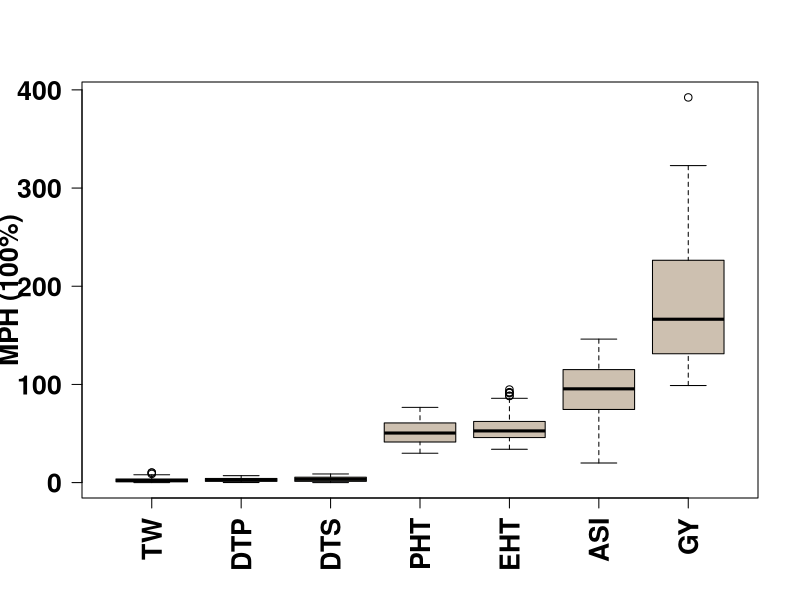
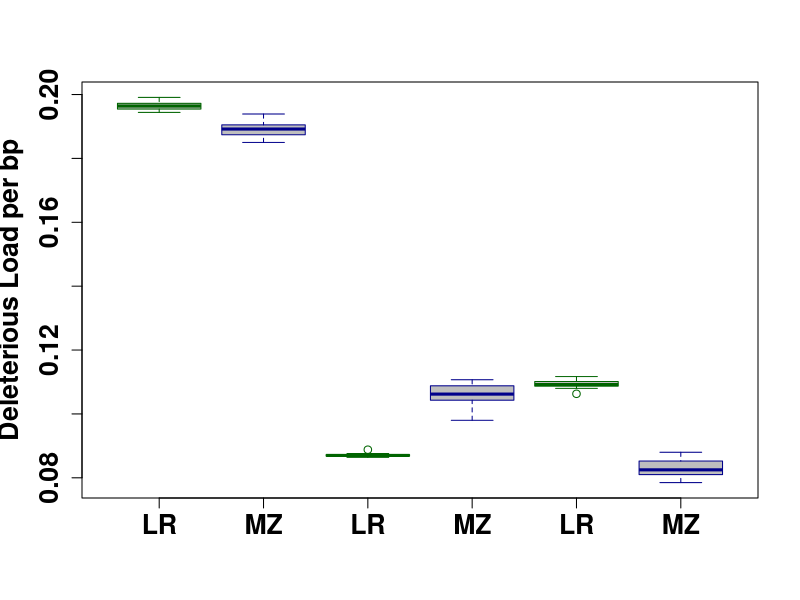
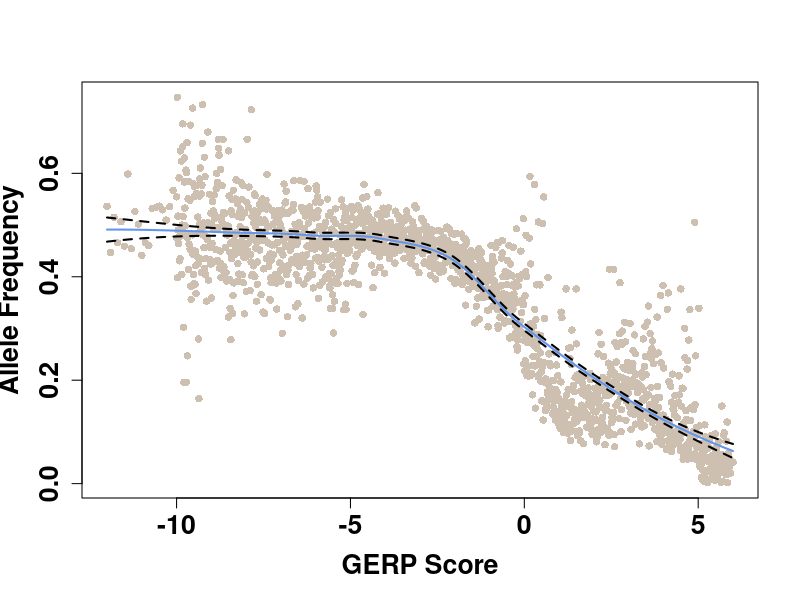
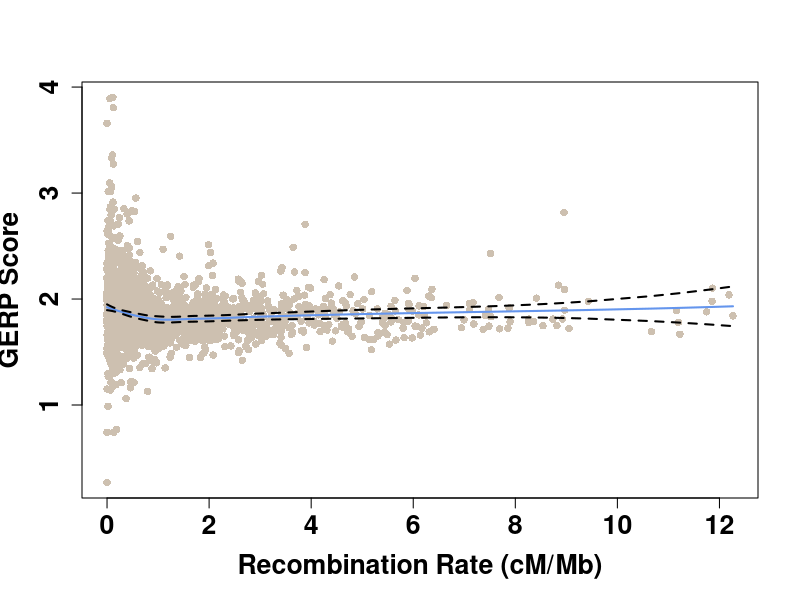
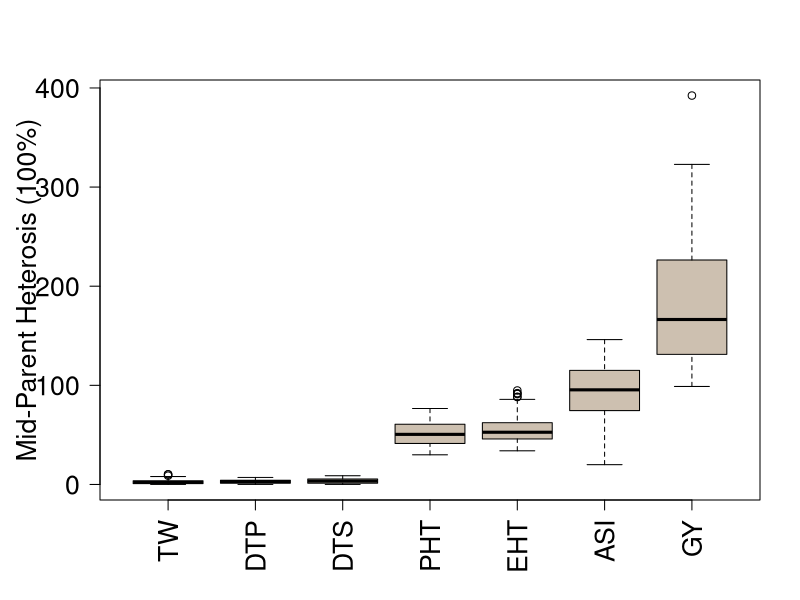
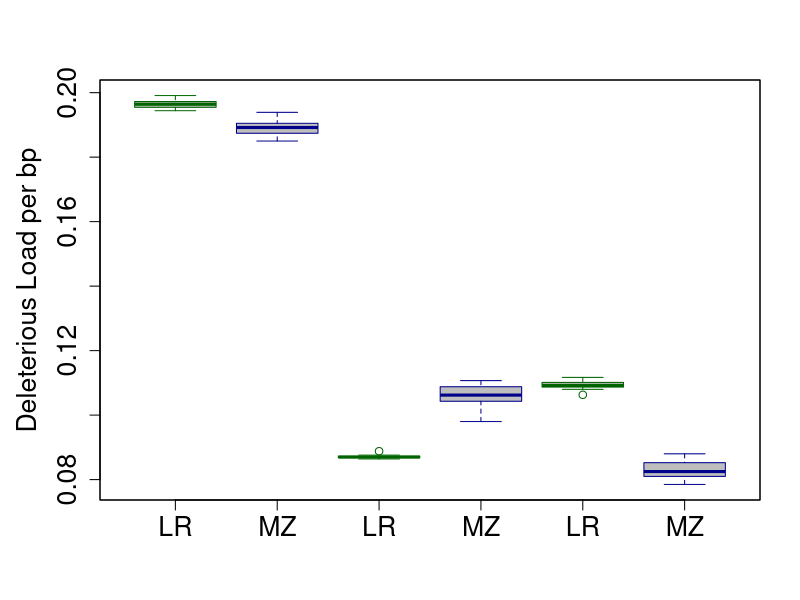
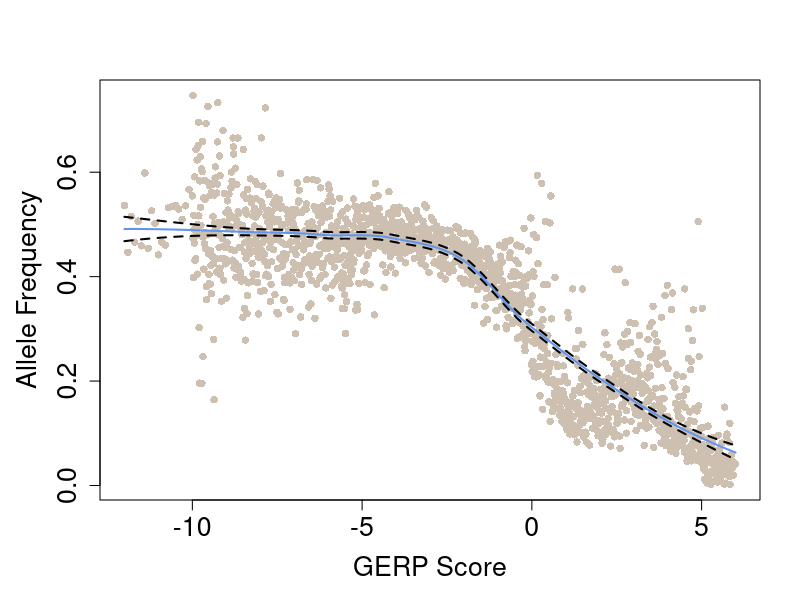
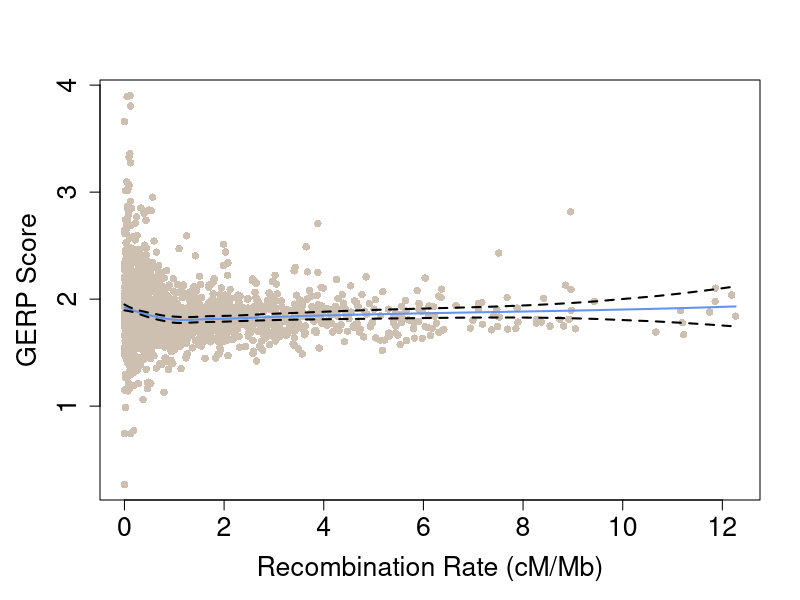

Write R code to recreate these figures, in order.
## ---- chunk 1
#setwd("~/Documents/Github/pvpDiallel/")
knitr::opts_knit$set(root.dir=normalizePath('../'))
## ---- chunk 2
#par(mar=c(5,4,4,2))
par(font= 2, font.lab= 2, font.axis= 2)
fs <- 1.6 # times bigger than default
ht= 6; wt= 6 #figure height and weight
getpdf <- TRUE # get figures in seperated pdf [TRUE] or not [FALSE]
## ---- chunk 3
plotloh <- function(getpdf, outfile, ...){
  trait <- read.csv("data/hyb_heterosis.csv")
  trait$pMPH <- abs(trait$pMPH*100)
  bymed2 <- with(trait, reorder(trait, pMPH, median))
  boxplot(pMPH ~ bymed2, data=trait,
          xlab = "", ylab= "MPH (100%)", col="antiquewhite3", 
          ...)
  if(getpdf == TRUE){
    pdf(outfile, width=ht, height=wt)
    par(mar=c(5,5,4,2))
    boxplot(pMPH ~ bymed2, data=trait,
          xlab = "", ylab= "Mid-Parent Heterosis (100%)", col="antiquewhite3", 
          ...)
    dev.off()
  }
}

plotloh(getpdf, outfile="graphs/Fig1a.pdf",
        main="", cex.axis=fs, cex.lab=fs, las=2)
## ---- chunk 4
plot_load <- function(getpdf, outfile, ...){
  dres <- read.table("data/sup_deleterious_hmp3.txt", header=T)
  
  boxplot(DR ~ geno*ordered, data=dres, border=c("darkgreen","darkblue"), col="grey",  ...)
  #text(cex=fs, x=x-.25, y=-1.25, H2$Traits, xpd=TRUE, srt=45, pos=2)
  if(getpdf == TRUE){
    pdf(outfile, width=ht, height=wt)
    par(mar=c(5,5,4,2))
    boxplot(DR ~ geno*ordered, data=dres, border=c("darkgreen","darkblue"), col="grey",  ...)

    box()
    dev.off()
  }
}

plot_load(getpdf, outfile="graphs/Fig1d_v3.pdf",
          names=c("LR", "MZ", "LR", "MZ", "LR", "MZ"),
          xlab="", ylab="Deleterious Load per bp",
          main="", cex.axis=fs, cex.lab=fs)

## ---- chunk 5
plotReg <- function(getpdf, outfile, ...){
  snptab <- read.csv("cache/daf_gerp2.csv")
  snptab <- snptab[order(snptab$GERP2),]
  plx <- predict(loess(snptab$meandaf ~ snptab$GERP2), se=T)
  x <- snptab$GERP2
  y <- snptab$meandaf
 
  plot(x, y, ...)
  lines(snptab$GERP2, plx$fit, col="cornflowerblue", lwd=2)
  lines(snptab$GERP2, plx$fit - qt(0.975,plx$df)*plx$se, lty=2, lwd=2, col="black")
  lines(snptab$GERP2, plx$fit + qt(0.975,plx$df)*plx$se, lty=2, lwd=2, col="black")
  
  if(getpdf == TRUE){
    pdf(outfile, width=wt, height=ht)
    par(mar=c(5,5,4,2))
    plot(x, y, ...)
    lines(snptab$GERP2, plx$fit, col="cornflowerblue", lwd=2)
    lines(snptab$GERP2, plx$fit - qt(0.975,plx$df)*plx$se, lty=2, lwd=2, col="black")
    lines(snptab$GERP2, plx$fit + qt(0.975,plx$df)*plx$se, lty=2, lwd=2, col="black")
  
    dev.off()
  }
}

plotReg(getpdf, outfile="graphs/Fig1b_v3.pdf",
        pch=16, col="antiquewhite3", xlab="GERP Score", ylab="Allele Frequency", 
        main="", cex.axis=fs, cex.lab=fs)
## ---- chunk 6
##########################
plotmgerp <- function(mgerp, getpdf, outfile, ...){
    
    #mgerp <- read.csv("cache/mgerp_cm.csv")
    
    mgerp <- mgerp[order(mgerp$gen),]
    plx <- predict(loess(mgerp$mgerp ~ mgerp$gen), se=T)
    x <- mgerp$gen
    y <- mgerp$mgerp
    
    plot(x, y, ...)
    lines(mgerp$gen, plx$fit, col="cornflowerblue", lwd=2)
    lines(mgerp$gen, plx$fit - qt(0.975,plx$df)*plx$se, lty=2, lwd=2, col="black")
    lines(mgerp$gen, plx$fit + qt(0.975,plx$df)*plx$se, lty=2, lwd=2, col="black")
    
    if(getpdf == TRUE){
        pdf(outfile, width=wt, height=ht)
        par(mar=c(5,5,4,2))
        plot(x, y, ...)
        lines(mgerp$gen, plx$fit, col="cornflowerblue", lwd=2)
        lines(mgerp$gen, plx$fit - qt(0.975,plx$df)*plx$se, lty=2, lwd=2, col="black")
        lines(mgerp$gen, plx$fit + qt(0.975,plx$df)*plx$se, lty=2, lwd=2, col="black")
        
        dev.off()
    }
}

mgerp <- read.csv("cache/mgerp_cm.csv")
plotmgerp(mgerp, getpdf=TRUE, outfile="graphs/Fig1d.pdf",
        pch=16, col="antiquewhite3", xlab="Recombination Rate (cM/Mb)", ylab="GERP Score", 
        main="", cex.axis=fs, cex.lab=fs)
